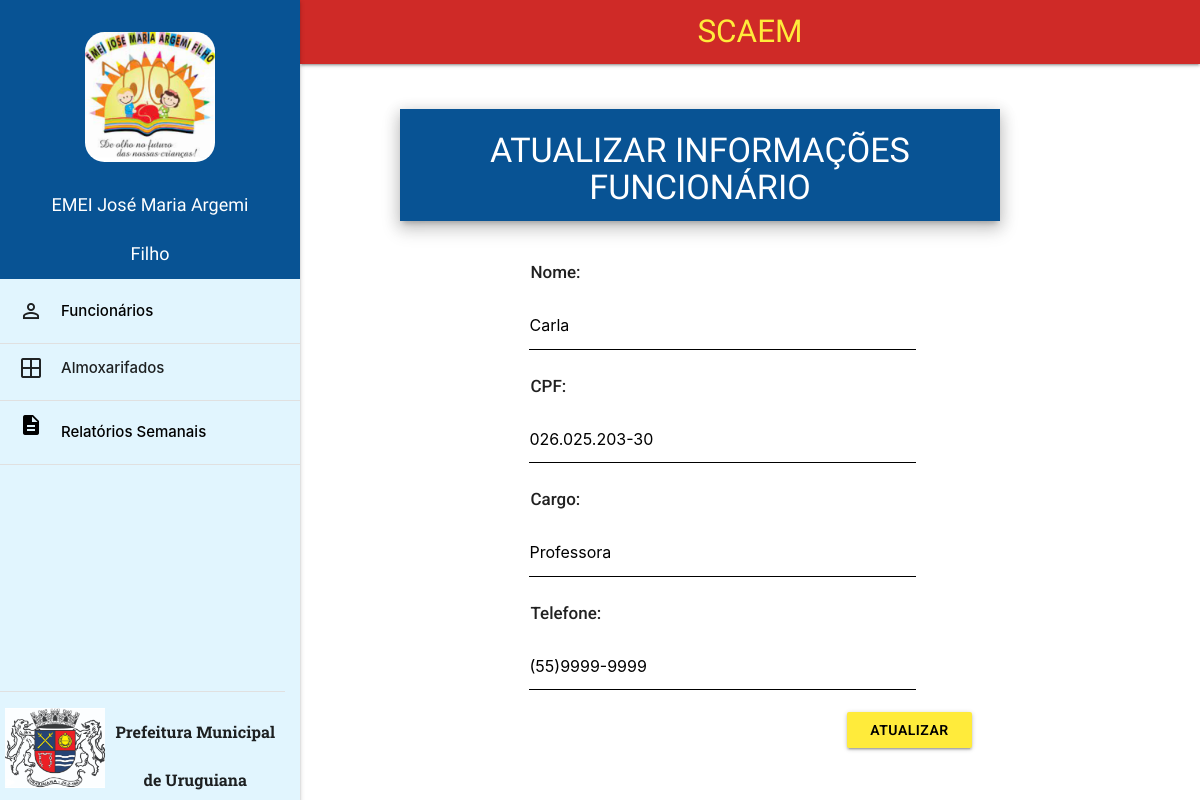
Screenshot of /formAtualFun.php?idFuncionario=4 with the database file from the repository.
### tables this page shows
CREATE TABLE IF NOT EXISTS `funcionario` (
  `idFuncionario` int NOT NULL AUTO_INCREMENT,
  `nome` text NOT NULL,
  `cpf` varchar(14) NOT NULL,
  `cargo` varchar(300) NOT NULL,
  `telefone` varchar(16) NOT NULL,
  PRIMARY KEY (`idFuncionario`)
);

### formAtualFun.php (the view, shortened to what this page needs)
<!DOCTYPE html>
<html lang="pt-BR">
<head>
        <link type="text/css" rel="stylesheet" href="css/materialize.css" media="screen,projection" />
        <link rel="stylesheet" href="css/estilo.css">
        <link rel="stylesheet" href="https://cdnjs.cloudflare.com/ajax/libs/materialize/1.0.0/css/materialize.min.css">
</head>
<body>
    <?php
   include "conecta.php";
   $id = $_GET['idFuncionario'];
   $sql = "SELECT * FROM funcionario WHERE idFuncionario=$id";
   $resultado = mysqli_query($conexao, $sql);
   $linha = mysqli_fetch_array($resultado);
    ?>
    <br><br>
	<div class="row">
	<div class="container z-depth-3 col s6 offset-s4 cont1">
	<h4 class="center-align white-text"> ATUALIZAR INFORMAÇÕES FUNCIONÁRIO </h4>
	</div>
	<div class="col s8 offset-s3">
		<div class="container ">
		<br>
		<div class="col s10 offset-s1">
			<form method="POST" action="atualizarFun.php">
				<p class="topicos">Nome:</p>
				<div class="input-field">
					<input type="text" name="nome" value="<?php echo $linha['nome']; ?>" required>
				</div>
				<p class="topicos">CPF:</p>
				<div class="input-field">
					<input type="text"  name="cpf" value="<?php echo $linha['cpf']; ?>" placeholder="xxx.xxx.xxx-xx" pattern="[0-9]{3}.[0-9]{3}.[0-9]{3}-[0-9]{2}"  title="O CPF precisa estar neste formato xxx.xxx.xxx-xx"  maxlength="14"  required>
				</div>
				<p class="topicos">Cargo:</p>
				  <div class="input-field">
					<input type="text" name="cargo"  value="<?php echo $linha['cargo']; ?>" required>
				</div>
				<p class="topicos">Telefone:</p>
				<div class="input-field">
					<input type="tel"  name="telefone"  value="<?php echo $linha['telefone']; ?>" id="telefone"  placeholder="(DDD)xxxx-xxxx" pattern="(\([0-9]{2}\))([9]{1})?([0-9]{4})-([0-9]{4})"  title="O número de telefone precisa estar neste formato (DDD)xxxx-xxxx"  maxlength="14"  required>
					</div>
		  </div>
		  <br>
				  <p class="right-align">
					<button class="waves-effect waves-light btn yellow black-text topicos2" type="submit"><i class="material-icons left"></i> Atualizar </button>
				</p>
		</div>
	</div>
</div>
</body>
</html>

### css/estilo.css (style rules this page uses)
header, main, footer { padding-left: 300px; }
.input-field input[type]:not([readonly]), .input-field input[type]:focus:not([readonly]), .input-field textarea:not([readonly]), .input-field textarea:focus:not([readonly]) { border-bottom: 1px solid #0000; box-shadow: 0 1px 0 0 #000000; }

### formAtualFun.php (style rules this page uses)
.cont1 { font-family: "Lilita One", sans-serif; background-color: rgb(8,83,148); }
.topicos { font-family: "Roboto", sans-serif; font-size: 17px; margin-left: 46px; font-weight: 500; }
.topicos2 { font-family: "Roboto", sans-serif; font-size: 18px; margin-left: 46px; font-weight: 600; }

### rows the page displays
funcionario: nome "Carla", cpf "026.025.203-30", cargo "Professora", telefone "(55)9999-9999"
